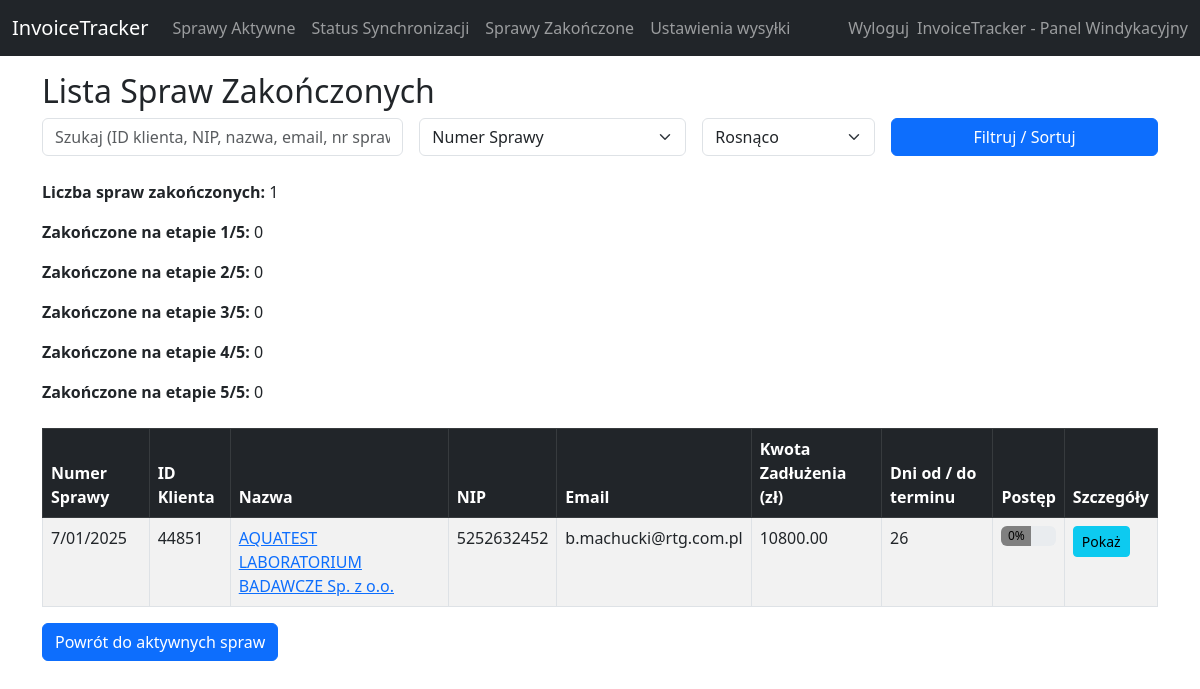
Screenshot of /completed (signed in) with the database file from the repository.
### InvoiceTracker/models.py (models this page shows, shortened)
class Case(db.Model):
    id = db.Column(db.Integer, primary_key=True)
    case_number = db.Column(db.String(50), unique=True, nullable=False)
    client_id = db.Column(db.String(50), nullable=False)
    client_nip = db.Column(db.String(50), nullable=True)
    client_company_name = db.Column(db.String(200), nullable=True)
    status = db.Column(db.String(50), default="active")
    created_at = db.Column(db.DateTime, default=datetime.utcnow)
    updated_at = db.Column(db.DateTime, default=datetime.utcnow, onupdate=datetime.utcnow)
    invoice = db.relationship('Invoice', backref='case', uselist=False)

class Invoice(db.Model):
    id = db.Column(db.Integer, primary_key=True)
    invoice_number = db.Column(db.String(50))
    invoice_date = db.Column(db.Date)
    payment_due_date = db.Column(db.Date)
    gross_price = db.Column(db.Integer)  # wartość brutto w groszach
    status = db.Column(db.String(50))    # np. "sent", "printed", "paid"
    debt_status = db.Column(db.String(200))
    client_id = db.Column(db.String(50))
    client_company_name = db.Column(db.String(200))
    client_email = db.Column(db.String(100))
    client_nip = db.Column(db.String(50))
    client_address = db.Column(db.String(255))
    currency = db.Column(db.String(10))
    paid_price = db.Column(db.Integer, default=0)
    notes = db.Column(db.Text)
    payment_method = db.Column(db.String(50))
    sale_date = db.Column(db.Date)
    paid_date = db.Column(db.Date)
    net_price = db.Column(db.Integer)
    tax_price = db.Column(db.Integer)
    left_to_pay = db.Column(db.Integer)
    case_id = db.Column(db.Integer, db.ForeignKey('case.id'), nullable=True)

### InvoiceTracker/app.py (the view, shortened to what this page needs)
    @app.route('/completed')
    def completed_cases():
        search_query = request.args.get('search', '').strip().lower()
        sort_by = request.args.get('sort_by', 'case_number')
        sort_order = request.args.get('sort_order', 'asc')
        cases_query = Case.query.filter(Case.status != "active").all()
        cases_list = []
        for case_obj in cases_query:
            inv = Invoice.query.filter_by(case_id=case_obj.id).first()
            if inv:
                left = inv.left_to_pay if inv.left_to_pay is not None else (inv.gross_price - (inv.paid_price or 0))
                day_diff = (date.today() - inv.payment_due_date).days if inv.payment_due_date else None
                def stage_from_log_text(text):
                    mapping = {
                        "Przypomnienie o zbliżającym się terminie płatności": 1,
                        "Powiadomienie o upływie terminu płatności": 2,
                        "Wezwanie do zapłaty": 3,
                        "Powiadomienie o zamiarze skierowania sprawy do windykatora zewnętrznego i publikacji na giełdzie wierzytelności": 4,
                        "Przekazanie sprawy do windykatora zewnętrznego": 5
                    }
                    return mapping.get(text, 0)
                logs = NotificationLog.query.filter_by(invoice_number=inv.invoice_number).all()
                max_stage = 0
                for lg in logs:
                    st = stage_from_log_text(lg.stage)
                    if st > max_stage:
                        max_stage = st
                progress_val = int((max_stage / 5) * 100)
                email_val = inv.client_email if inv.client_email else "Brak"
                cases_list.append({
                    'case_number': case_obj.case_number,
                    'client_id': case_obj.client_id,
                    'client_company_name': case_obj.client_company_name,
                    'client_nip': case_obj.client_nip,
                    'client_email': email_val,
                    'total_debt': (left / 100.0) if left else 0.0,
                    'days_diff': day_diff,
                    'progress_percent': progress_val,
                    'status': case_obj.status
                })
        if cases_list and 'case_number' in cases_list[0]:
            try:
                if isinstance(cases_list[0].get(sort_by), (int, float)):
                    cases_list = sorted(
                        cases_list,
                        key=lambda x: x.get(sort_by, 0),
                        reverse=(sort_order == "desc")
                    )
                else:
                    cases_list = sorted(
                        cases_list,
                        key=lambda x: (x.get(sort_by) or "").lower(),
                        reverse=(sort_order == "desc")
                    )
            except Exception as e:
                print("Sortowanie error:", e)
        completed_count = len(cases_list)
        stage_counts = {i: 0 for i in range(1, 6)}
        return render_template('completed.html',
                               cases=cases_list,
                               search_query=search_query,
                               completed_count=completed_count,
                               stage_counts=stage_counts)

### InvoiceTracker/templates/completed.html (shortened to what this page needs)
{% extends "layout.html" %}
{% block content %}
<h2>Lista Spraw Zakończonych</h2>
<form method="get" class="row g-3 mb-4">
  <div class="col-md-4">
    <input type="text" name="search" class="form-control"
           placeholder="Szukaj (ID klienta, NIP, nazwa, email, nr sprawy)" value="{{ search_query }}">
  </div>
  <div class="col-md-3">
    <select name="sort_by" class="form-select">
      <option value="case_number" {% if sort_by=='case_number' %}selected{% endif %}>Numer Sprawy</option>
    </select>
  </div>
  <div class="col-md-2">
    <select name="sort_order" class="form-select">
      <option value="asc" {% if sort_order=='asc' %}selected{% endif %}>Rosnąco</option>
    </select>
  </div>
  <div class="col-md-3">
    <button type="submit" class="btn btn-primary w-100">Filtruj / Sortuj</button>
  </div>
</form>
<div class="mb-4">
  <p><strong>Liczba spraw zakończonych:</strong> {{ completed_count }}</p>
  <p><strong>Zakończone na etapie 1/5:</strong> {{ stage_counts[1] }}</p>
  <p><strong>Zakończone na etapie 2/5:</strong> {{ stage_counts[2] }}</p>
  <p><strong>Zakończone na etapie 3/5:</strong> {{ stage_counts[3] }}</p>
  <p><strong>Zakończone na etapie 4/5:</strong> {{ stage_counts[4] }}</p>
  <p><strong>Zakończone na etapie 5/5:</strong> {{ stage_counts[5] }}</p>
</div>
<table class="table table-bordered table-striped">
  <thead class="table-dark">
    <tr>
      <th>Numer Sprawy</th>
      <th>ID Klienta</th>
      <th>Nazwa</th>
      <th>NIP</th>
      <th>Email</th>
      <th>Kwota Zadłużenia (zł)</th>
      <th>Dni od / do terminu</th>
      <th>Postęp</th>
      <th>Szczegóły</th>
    </tr>
  </thead>
  <tbody>
    {% for c in cases %}
    <tr>
      <td>{{ c.case_number }}</td>
      <td>{{ c.client_id }}</td>
      <td>
        <a href="{{ url_for('client_cases', client_id=c.client_id) }}">
          {{ c.client_company_name }}
        </a>
      </td>
      <td>{{ c.client_nip }}</td>
      <td>{{ c.client_email }}</td>
      <td>{{ "%.2f"|format(c.total_debt) }}</td>
      <td>
        {% if c.days_diff is not none %}
          {% if c.days_diff < 0 %}
            -{{ c.days_diff|abs }}
          {% else %}
            {{ c.days_diff }}
          {% endif %}
        {% else %}
          -
        {% endif %}
      </td>
      <td>
        <div class="progress" style="height: 20px;">
          <div class="progress-bar" role="progressbar"
               style="width: {{ c.progress_percent }}%;
               {% if c.progress_percent == 0 %}
                 background-color: gray;
               {% elif c.progress_percent == 100 %}
                 background-color: green;
               {% else %}
                 background-color: #28a745;
               {% endif %}
               color: black; min-width: 30px; text-align: center; line-height: 20px;"
               aria-valuenow="{{ c.progress_percent }}"
               aria-valuemin="0" aria-valuemax="100">
            {{ c.progress_percent }}%
          </div>
        </div>
      </td>
      <td>
        <a href="{{ url_for('case_detail', case_number=c.case_number) }}"
           class="btn btn-sm btn-info">
          Pokaż
        </a>
      </td>
    </tr>
    {% endfor %}
  </tbody>
</table>
<a href="{{ url_for('active_cases') }}" class="btn btn-primary">Powrót do aktywnych spraw</a>
{% endblock %}

### rows the page displays
Case: case_number "7/01/2025", client_id "44851", client_company_name "AQUATEST LABORATORIUM BADAWCZE Sp. z o.o.", client_nip "5252632452"
Invoice: client_email "b.machucki@rtg.com.pl"

### other values shown
{{ completed_count }} "1"
{{ stage_counts[1] }} "0"
{{ stage_counts[2] }} "0"
{{ stage_counts[3] }} "0"
{{ stage_counts[4] }} "0"
{{ stage_counts[5] }} "0"
{{ "%.2f"|format(c.total_debt) }} "10800.00"
{{ c.days_diff }} "26"
{{ c.progress_percent }} "0"
